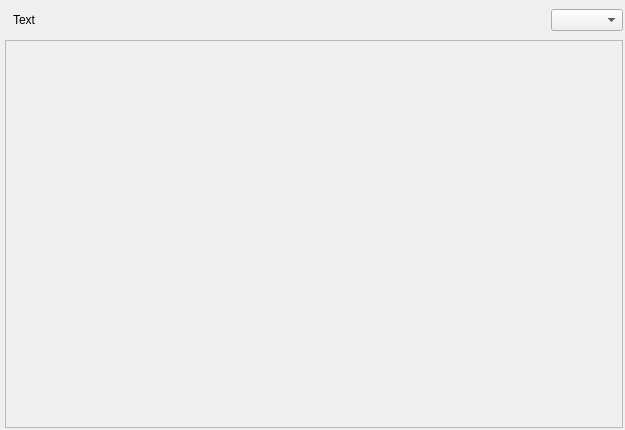
<?xml version="1.0" encoding="UTF-8"?>
<ui version="4.0">
 <class>TextDock</class>
 <widget class="QDockWidget" name="TextDock">
  <property name="geometry">
   <rect>
    <x>0</x>
    <y>0</y>
    <width>625</width>
    <height>430</height>
   </rect>
  </property>
  <property name="minimumSize">
   <size>
    <width>238</width>
    <height>163</height>
   </size>
  </property>
  <property name="acceptDrops">
   <bool>false</bool>
  </property>
  <property name="windowTitle">
   <string>Text</string>
  </property>
  <widget class="QWidget" name="dockWidgetContents">
   <layout class="QVBoxLayout" name="verticalLayout">
    <property name="spacing">
     <number>5</number>
    </property>
    <property name="leftMargin">
     <number>5</number>
    </property>
    <property name="topMargin">
     <number>5</number>
    </property>
    <property name="rightMargin">
     <number>2</number>
    </property>
    <property name="bottomMargin">
     <number>2</number>
    </property>
    <item>
     <layout class="QHBoxLayout" name="horizontalLayout_2">
      <property name="spacing">
       <number>0</number>
      </property>
      <item>
       <layout class="QHBoxLayout" name="horizontalLayout">
        <property name="spacing">
         <number>3</number>
        </property>
        <item>
         <widget class="QLabel" name="label">
          <property name="sizePolicy">
           <sizepolicy hsizetype="Minimum" vsizetype="Fixed">
            <horstretch>0</horstretch>
            <verstretch>0</verstretch>
           </sizepolicy>
          </property>
          <property name="minimumSize">
           <size>
            <width>30</width>
            <height>30</height>
           </size>
          </property>
          <property name="toolTip">
           <string/>
          </property>
          <property name="text">
           <string>Text</string>
          </property>
          <property name="textFormat">
           <enum>Qt::AutoText</enum>
          </property>
          <property name="alignment">
           <set>Qt::AlignRight|Qt::AlignTrailing|Qt::AlignVCenter</set>
          </property>
          <property name="wordWrap">
           <bool>false</bool>
          </property>
          <property name="indent">
           <number>-1</number>
          </property>
          <property name="openExternalLinks">
           <bool>false</bool>
          </property>
         </widget>
        </item>
       </layout>
      </item>
      <item>
       <spacer name="horizontalSpacer">
        <property name="orientation">
         <enum>Qt::Horizontal</enum>
        </property>
        <property name="sizeHint" stdset="0">
         <size>
          <width>40</width>
          <height>20</height>
         </size>
        </property>
       </spacer>
      </item>
      <item>
       <widget class="QComboBox" name="comboBox_2">
        <property name="sizePolicy">
         <sizepolicy hsizetype="Preferred" vsizetype="Fixed">
          <horstretch>0</horstretch>
          <verstretch>0</verstretch>
         </sizepolicy>
        </property>
        <property name="toolTip">
         <string/>
        </property>
       </widget>
      </item>
     </layout>
    </item>
    <item>
     <widget class="QScrollArea" name="scrollArea">
      <property name="widgetResizable">
       <bool>true</bool>
      </property>
      <widget class="QWidget" name="scrollAreaWidgetContents">
       <property name="geometry">
        <rect>
         <x>0</x>
         <y>0</y>
         <width>616</width>
         <height>363</height>
        </rect>
       </property>
       <layout class="QVBoxLayout" name="verticalLayout_2">
        <property name="spacing">
         <number>2</number>
        </property>
        <property name="leftMargin">
         <number>0</number>
        </property>
        <property name="topMargin">
         <number>0</number>
        </property>
        <property name="rightMargin">
         <number>0</number>
        </property>
        <property name="bottomMargin">
         <number>0</number>
        </property>
       </layout>
      </widget>
     </widget>
    </item>
   </layout>
  </widget>
  <action name="actionAddToTimeline">
   <property name="text">
    <string>Add to timeline</string>
   </property>
   <property name="toolTip">
    <string>Add to timeline</string>
   </property>
  </action>
 </widget>
 <resources/>
 <connections/>
</ui>
